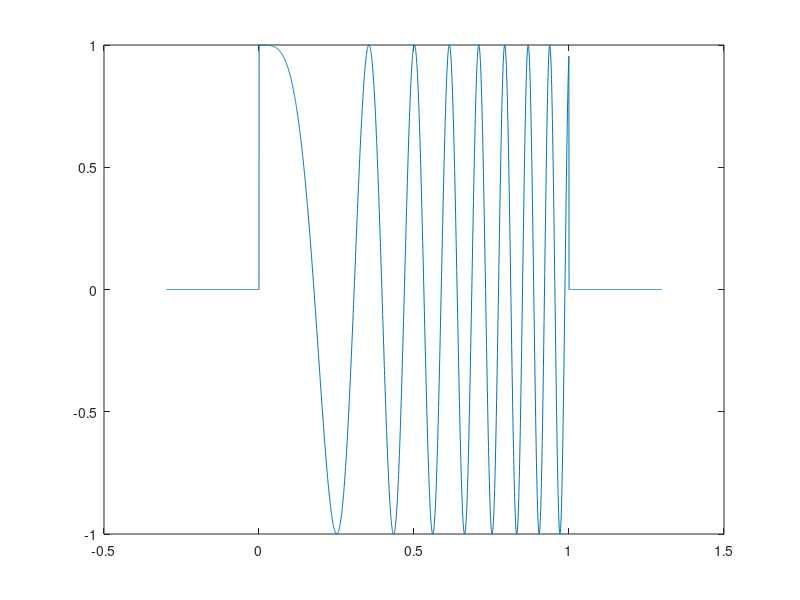

Reproduce this figure in MATLAB. (Note: this script raises an error after producing the figure.)
% Demo of approximating continuous 1D Fourier transforms using the NUFFT and
% a quadrature rule, in MATLAB. Barnett 8/20/20
clear; close all; addpath utils

a=0; b=1;                    % interval
f = @(x) cos(50*x.^2);      % smooth function defined on (a,b)

figure(1); xx=linspace(a-.3,b+.3,3e3); plot(xx,f(xx).*(xx>a & xx<b),'-');
hold on; [xj,wj] = lgwt(200,a,b); plot(xj,f(xj),'.','markersize',10);
axis tight; v=axis; v(3:4)=1.2*v(3:4); axis(v);
xlabel('x'); ylabel('f(x)');
title('function whose FT is sought, and Gauss-Legendre nodes'); drawnow
set(gcf,'paperposition',[0 0 10 2]); print -dpng ../../docs/pics/contft1d.png

M = 1e6;                   % # targets we want to compute the FT hat{f}(k) at
kmax = 500;

% ---------- nonuniform targets (type 3) ------------------------------------

k = kmax * (2*rand(1,M)-1);    % freq targets arbitrary, out to some high freq

N = 200;
[xj,wj] = lgwt(N,a,b);   % N-node quadrature scheme for smooth funcs on (a,b)

tol = 1e-10;
tic;
fhat = finufft1d3(xj, f(xj).*wj, +1, tol, k);
toc

figure(2); plot(k, [real(fhat),imag(fhat)], '.');
v=axis; v(1)=0; axis(v); xlabel('$k$','interpreter','latex');
h=legend('Re $\hat{f}(k)$', 'Im $\hat{f}(k)$'); set(h,'interpreter','latex');
set(gcf,'paperposition',[0 0 10 2]); print -dpng ../../docs/pics/contft1dans.png

Ns = 100:10:220;         % convergence study in N
for i=1:numel(Ns), N=Ns(i);
  [xj,wj] = lgwt(N,a,b);   % N-node quadrature scheme for smooth funcs on (a,b)
  fhats{i} = finufft1d3(xj, f(xj).*wj, +1, tol, k);
end
f0 = norm(fhats{end},inf);  % compute rel sup norm of fhat vs highest-N case...
for i=1:numel(Ns)-1, errsup(i) = norm(fhats{i}-fhats{end},inf)/f0; end
figure(2); semilogy(Ns(1:end-1),errsup,'+-'); title('N-convergence of FT');
xlabel('N'); ylabel('sup error in $\hat{f}$','interpreter','latex');
axis tight;
set(gcf,'paperposition',[0 0 5 3]); print -dpng ../../docs/pics/contft1dN.png


% ---------- uniform targets (type 1) ------------------------------------  k = 

k = kmax * (-M:(M-1))/M;   % particular uniform grid, spacing 2*kmax/M

N = 200;
[xj,wj] = lgwt(N,a,b);   % N-node quadrature scheme for smooth funcs on (a,b)
cj = f(xj)*wj;

fhat3 = finufft1d3(xj, cj, +1, tol, k);   % old type-3, to check

sc = 2*pi/(2*kmax/M);    % x rescale factor
tic;
fhat = finufft1d1(sc*xj, cj, +1, tol);
toc
norm(fhat-fhat3,inf)

% if your grid has different offset, you will need other simple affine
% transforms
